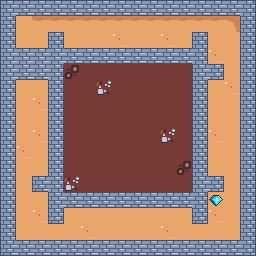

Below is a game level as drawn by its tile map, then a one-line description and the .tmx file that defines it, in full:
An orthogonal 16x16 tile map with 16x16 px tiles, 4 tile layers (ground, obstacle, moving-obstacle, diamond), 8 tilesets and 7 objects (3x spider-enemy-small, exit-point, player, monster-enemy-red, powerup-bow).

<map version="1.10" tiledversion="1.10.2" orientation="orthogonal" renderorder="right-down" width="16" height="16" tilewidth="16" tileheight="16" infinite="0" nextlayerid="16" nextobjectid="9">
 <tileset firstgid="1" source="../tsx/ground.tsx" />
 <tileset firstgid="17" source="../tsx/single-wall.tsx" />
 <tileset firstgid="33" source="../tsx/player.tsx" />
 <tileset firstgid="73" source="../tsx/misc.tsx" />
 <tileset firstgid="89" source="../tsx/spider-enemy-small.tsx" />
 <tileset firstgid="109" source="../tsx/collectable.tsx" />
 <tileset firstgid="125" source="../tsx/monster-enemy-red.tsx" />
 <tileset firstgid="133" source="../tsx/powerup.tsx" />
 <layer id="1" name="ground" width="16" height="16">
  <data encoding="csv">
0,0,0,0,0,0,0,0,0,0,0,0,0,0,0,0,
0,1,3,3,3,3,3,3,3,3,3,3,3,3,5,0,
0,1,1,1,1,1,1,2,1,1,2,1,1,1,1,0,
0,2,1,0,0,0,0,0,0,0,0,0,0,2,1,0,
0,1,1,0,12,9,9,9,9,9,9,9,0,1,1,0,
0,1,1,0,9,9,11,9,9,9,9,9,0,1,2,0,
0,1,2,0,9,9,9,9,9,9,9,9,0,1,1,0,
0,1,1,0,9,9,9,9,9,9,9,9,0,1,1,0,
0,1,2,0,9,9,9,9,9,9,11,9,0,2,1,0,
0,2,1,0,9,9,9,9,9,9,9,9,0,1,1,0,
0,1,1,0,9,9,9,9,9,9,9,12,0,1,1,0,
0,1,1,0,11,9,9,9,9,9,9,9,0,1,1,0,
0,1,1,0,0,0,0,0,0,0,0,0,0,1,1,0,
0,1,2,1,1,1,1,1,1,1,1,1,1,2,1,0,
0,1,1,1,1,2,1,1,1,1,2,1,1,1,1,0,
0,0,0,0,0,0,0,0,0,0,0,0,0,0,0,0
</data>
 </layer>
 <objectgroup id="4" name="major-game-item">
  <object id="3" name="exit-point" gid="73" x="32" y="96" width="16" height="16" />
  <object id="1" name="player" gid="33" x="16" y="32" width="16" height="16" />
 </objectgroup>
 <layer id="3" name="obstacle" width="16" height="16">
  <data encoding="csv">
17,21,21,21,21,21,21,21,21,21,21,21,21,21,21,18,
20,0,0,0,0,0,0,0,0,0,0,0,0,0,0,20,
20,0,0,23,0,0,0,0,0,0,0,0,23,0,0,20,
28,19,19,22,21,21,21,21,21,21,21,21,29,0,0,20,
28,27,27,29,0,0,0,0,0,0,0,0,28,24,0,20,
20,0,0,20,0,0,0,0,0,0,0,0,20,0,0,20,
20,0,0,20,0,0,0,0,0,0,0,0,20,0,0,20,
20,0,0,20,0,0,0,0,0,0,0,0,20,0,0,20,
20,0,0,20,0,0,0,0,0,0,0,0,20,0,0,20,
20,0,0,20,0,0,0,0,0,0,0,0,20,0,0,20,
20,0,0,20,0,0,0,0,0,0,0,0,20,0,0,20,
20,0,32,29,0,0,0,0,0,0,0,0,28,24,0,20,
20,0,0,28,21,21,21,21,21,21,21,21,29,0,0,20,
20,0,0,31,0,0,0,0,0,0,0,0,31,0,0,20,
20,0,0,0,0,0,0,0,0,0,0,0,0,0,0,20,
25,21,21,21,21,21,21,21,21,21,21,21,21,21,21,26
</data>
 </layer>
 <layer id="7" name="moving-obstacle" width="16" height="16">
  <data encoding="csv">
0,0,0,0,0,0,0,0,0,0,0,0,0,0,0,0,
0,0,0,0,0,0,0,0,0,0,0,0,0,0,0,0,
0,0,0,0,0,0,0,0,0,0,0,0,0,0,0,0,
0,0,0,0,0,0,0,0,0,0,0,0,0,0,0,0,
0,0,0,0,0,0,0,0,0,0,0,0,0,0,0,0,
0,0,0,0,0,0,0,0,0,0,0,0,0,0,0,0,
0,0,0,0,0,0,0,0,0,0,0,0,0,0,0,0,
0,0,0,0,0,0,0,0,0,0,0,0,0,0,0,0,
0,0,0,0,0,0,0,0,0,0,0,0,0,0,0,0,
0,0,0,0,0,0,0,0,0,0,0,0,0,0,0,0,
0,0,0,0,0,0,0,0,0,0,0,0,0,0,0,0,
0,0,0,0,0,0,0,0,0,0,0,0,0,0,0,0,
0,0,0,0,0,0,0,0,0,0,0,0,0,0,0,0,
0,0,0,0,0,0,0,0,0,0,0,0,0,0,0,0,
0,0,0,0,0,0,0,0,0,0,0,0,0,0,0,0,
0,0,0,0,0,0,0,0,0,0,0,0,0,0,0,0
</data>
 </layer>
 <group id="8" name="enemy">
  <objectgroup id="15" name="ghost-enemy" />
  <objectgroup id="5" name="spider-enemy">
   <object id="4" name="spider-enemy-small" gid="89" x="224" y="32" width="16" height="16">
    <properties>
     <property name="damage_power" type="int" value="1" />
     <property name="motion_schedule" value="0, 60, 30" />
     <property name="net_length" type="int" value="3" />
     <property name="score" type="int" value="80" />
     <property name="speed" type="float" value="2" />
    </properties>
   </object>
   <object id="5" name="spider-enemy-small" gid="89" x="32" y="208" width="16" height="16">
    <properties>
     <property name="damage_power" type="int" value="1" />
     <property name="motion_schedule" value="0, 60, 30" />
     <property name="net_length" type="int" value="2" />
     <property name="score" type="int" value="80" />
     <property name="speed" type="float" value="2" />
    </properties>
   </object>
   <object id="6" name="spider-enemy-small" gid="89" x="16" y="96" width="16" height="16">
    <properties>
     <property name="damage_power" type="int" value="1" />
     <property name="motion_schedule" value="0, 60, 30" />
     <property name="net_length" type="int" value="8" />
     <property name="score" type="int" value="80" />
     <property name="speed" type="float" value="2" />
    </properties>
   </object>
  </objectgroup>
  <objectgroup id="13" name="fire-flame-enemy" />
  <objectgroup id="14" name="monster-enemy">
   <object id="7" name="monster-enemy-red" gid="125" x="208" y="64" width="16" height="16" visible="0">
    <properties>
     <property name="speed" type="float" value="1" />
     <property name="start_delay" type="int" value="0" />
    </properties>
   </object>
  </objectgroup>
 </group>
 <group id="9" name="collectable">
  <layer id="6" name="diamond" width="16" height="16">
   <properties>
    <property name="score" type="int" value="500" />
   </properties>
   <data encoding="csv">
0,0,0,0,0,0,0,0,0,0,0,0,0,0,0,0,
0,0,0,0,0,0,0,0,0,0,0,0,0,0,0,0,
0,0,0,0,0,0,0,0,0,0,0,0,0,0,0,0,
0,0,0,0,0,0,0,0,0,0,0,0,0,0,0,0,
0,0,0,0,0,0,0,0,0,0,0,0,0,0,0,0,
0,0,0,0,0,0,0,0,0,0,0,0,0,0,0,0,
0,0,0,0,0,0,0,0,0,0,0,0,0,0,0,0,
0,0,0,0,0,0,0,0,0,0,0,0,0,0,0,0,
0,0,0,0,0,0,0,0,0,0,0,0,0,0,0,0,
0,0,0,0,0,0,0,0,0,0,0,0,0,0,0,0,
0,0,0,0,0,0,0,0,0,0,0,0,0,0,0,0,
0,0,0,0,0,0,0,0,0,0,0,0,0,0,0,0,
0,0,0,0,0,0,0,0,0,0,0,0,0,109,0,0,
0,0,0,0,0,0,0,0,0,0,0,0,0,0,0,0,
0,0,0,0,0,0,0,0,0,0,0,0,0,0,0,0,
0,0,0,0,0,0,0,0,0,0,0,0,0,0,0,0
</data>
  </layer>
  <objectgroup id="12" name="key" />
  <objectgroup id="11" name="powerup">
   <object id="8" name="powerup-bow" gid="134" x="176" y="48" width="16" height="16">
    <properties>
     <property name="powerup_name" value="bow" />
     <property name="powerup_volume" type="int" value="10" />
    </properties>
   </object>
  </objectgroup>
 </group>
 <objectgroup id="10" name="door" />
</map>
